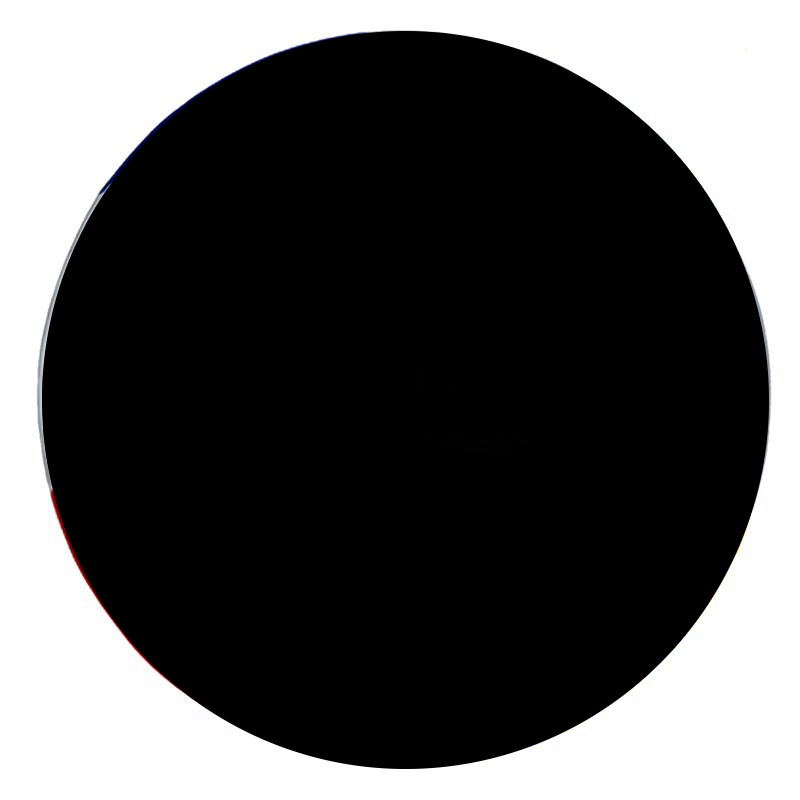
%> input picture cv/transformations/ball_mask.jpg, 800 x 800 px
$ octave multiscale.m   (GNU Octave 9; MATLAB toolbox functions it lacks are replaced by stand-ins)
%> lines starting %> are read from the running program, lines starting %| are printed output that depends on the picture
ball_mask = imread('ball_mask.jpg');
%> ball_mask is the input picture: size 800x800x3 uint8; mean R, G, B 86.4, 86.3, 86.4
ball = imread('ball.jpg');
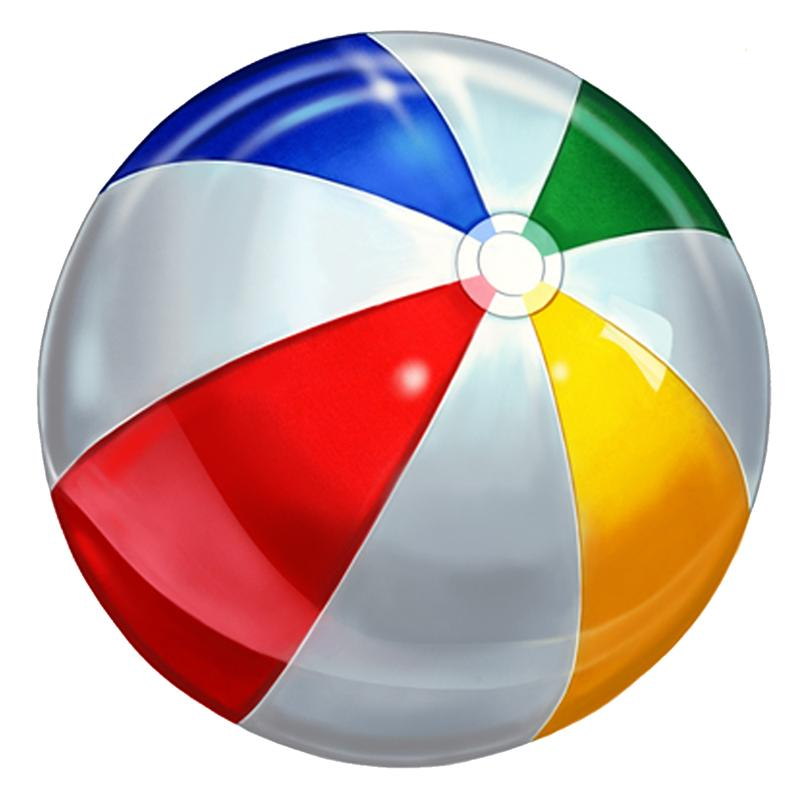
%> input picture cv/transformations/ball.jpg, 800 x 800 px
%> ball is the input picture: size 800x800x3 uint8; mean R, G, B 201.9, 177.4, 171
orig_ball_size = size(ball);
%> orig_ball_size = [800 800 3]
orig_ball_size = orig_ball_size(1);
%> orig_ball_size = 800

ball_multiscale = zeros(size(ball));
ball_multiscale(:,:,:) = ball;

for scale = 9:1
    ball_scaled = imresize(ball, scale / 10, 'nearest');
    ball_mask_scaled = imresize(ball_mask, scale / 10, 'nearest');

    ball_scaled_size = size(ball_scaled);
    ball_scaled_size = ball_scaled_size(1);

    start = (orig_ball_size / 2) - (ball_scaled_size / 2);

    for x = 0:ball_scaled_size
       for y = 0:ball_scaled_size
          if ball_mask_scaled(x, y) > 0
             ball_multiscale(start+ x, start + y, :) = ball_scaled(x,y,:);
          end
       end
    end

end

imshow(ball_multiscale);
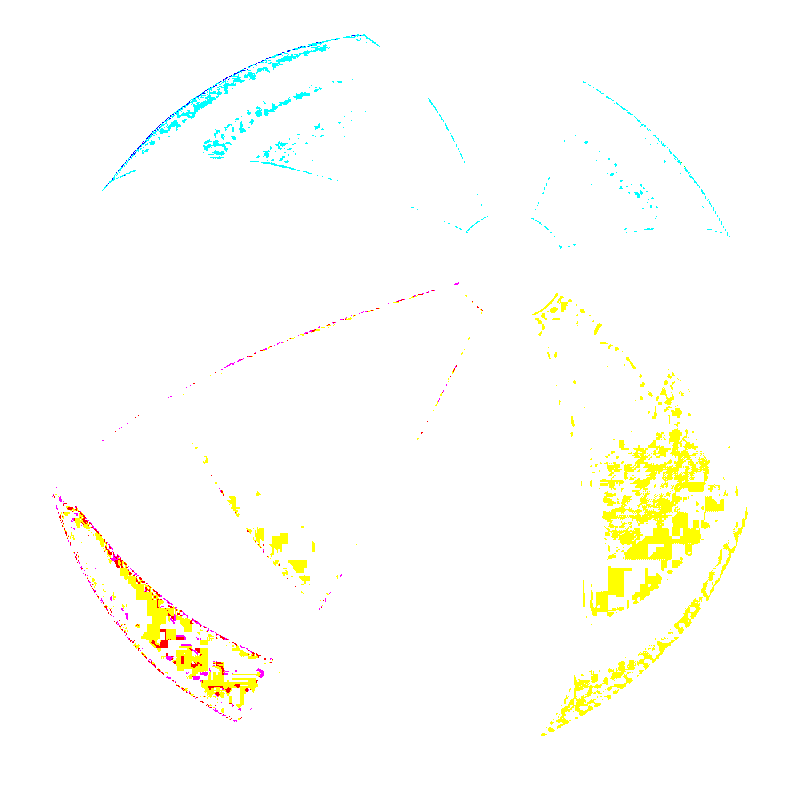
%> displayed picture: size 800x800x3, on the screen's scale of 0 to 255; mean R, G, B 253.8, 254.2, 248.2
imwrite(ball_multiscale, 'ball_multiscale');
